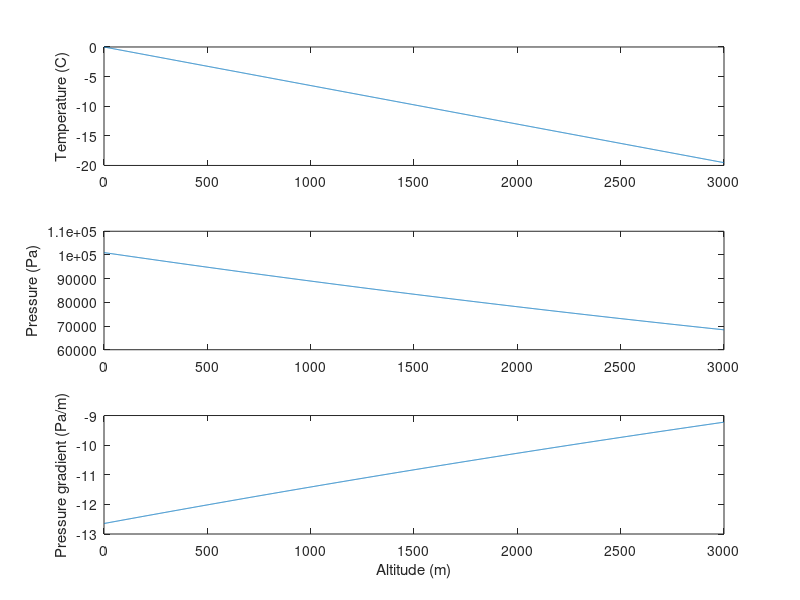

The MATLAB source for this figure:
% Section 2.8 of https://www.ohio.edu/mechanical/thermo/Intro/Chapt.1_6/Chapter2b.html
close all

T0 = 0 + 273; % kelvin, temperature at sea level
a = -0.00651; % Kelvin/m, a is lapse rate
P0 = 101000; % Pa, standard atmosphere pressure
g = 9.81; %m/s-2
R = 287; %J/kg.Kelvin gas constant for air

count=1;
z = 0:3000; % height
T = T0 + a * z;
P = P0 * power(T/T0, -g/(R*a) );

subplot(3,1,1),plot(z, T-273); ylabel('Temperature (C)');
subplot(3,1,2),plot(z, P); ylabel('Pressure (Pa)');


z=z(1)+0.5:z(end)-0.5;
subplot(3,1,3),plot(z,diff(P));
xlabel('Altitude (m)')
ylabel('Pressure gradient (Pa/m)')



